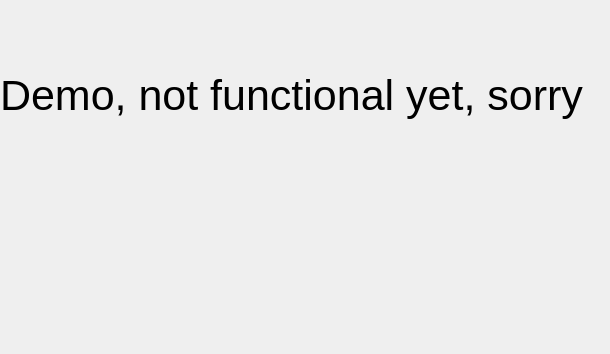
<?xml version="1.0" encoding="UTF-8"?>
<ui version="4.0">
 <class>PluginDialog</class>
 <widget class="QDialog" name="PluginDialog">
  <property name="geometry">
   <rect>
    <x>0</x>
    <y>0</y>
    <width>610</width>
    <height>354</height>
   </rect>
  </property>
  <property name="windowTitle">
   <string>Dialog</string>
  </property>
  <widget class="QLabel" name="demoLabel">
   <property name="geometry">
    <rect>
     <x>0</x>
     <y>70</y>
     <width>611</width>
     <height>51</height>
    </rect>
   </property>
   <property name="font">
    <font>
     <pointsize>32</pointsize>
    </font>
   </property>
   <property name="text">
    <string>Demo, not functional yet, sorry</string>
   </property>
  </widget>
  <widget class="QLabel" name="imageLabel">
   <property name="geometry">
    <rect>
     <x>200</x>
     <y>140</y>
     <width>201</width>
     <height>191</height>
    </rect>
   </property>
   <property name="text">
    <string/>
   </property>
   <property name="pixmap">
    <pixmap resource="../playerui.qrc">:/custom/img/custom/search_no_match.png</pixmap>
   </property>
   <property name="scaledContents">
    <bool>true</bool>
   </property>
  </widget>
  <widget class="QPushButton" name="okButton">
   <property name="geometry">
    <rect>
     <x>560</x>
     <y>310</y>
     <width>33</width>
     <height>29</height>
    </rect>
   </property>
   <property name="sizePolicy">
    <sizepolicy hsizetype="Fixed" vsizetype="Fixed">
     <horstretch>0</horstretch>
     <verstretch>0</verstretch>
    </sizepolicy>
   </property>
   <property name="toolTip">
    <string>Search data [Enter]</string>
   </property>
   <property name="styleSheet">
    <string notr="true"/>
   </property>
   <property name="text">
    <string/>
   </property>
   <property name="icon">
    <iconset resource="../playerui.qrc">
     <normaloff>:/buttons/img/buttons/check-mark-16.ico</normaloff>:/buttons/img/buttons/check-mark-16.ico</iconset>
   </property>
   <property name="autoDefault">
    <bool>false</bool>
   </property>
   <property name="default">
    <bool>true</bool>
   </property>
   <property name="flat">
    <bool>true</bool>
   </property>
  </widget>
 </widget>
 <resources>
  <include location="../playerui.qrc"/>
 </resources>
 <connections/>
</ui>
